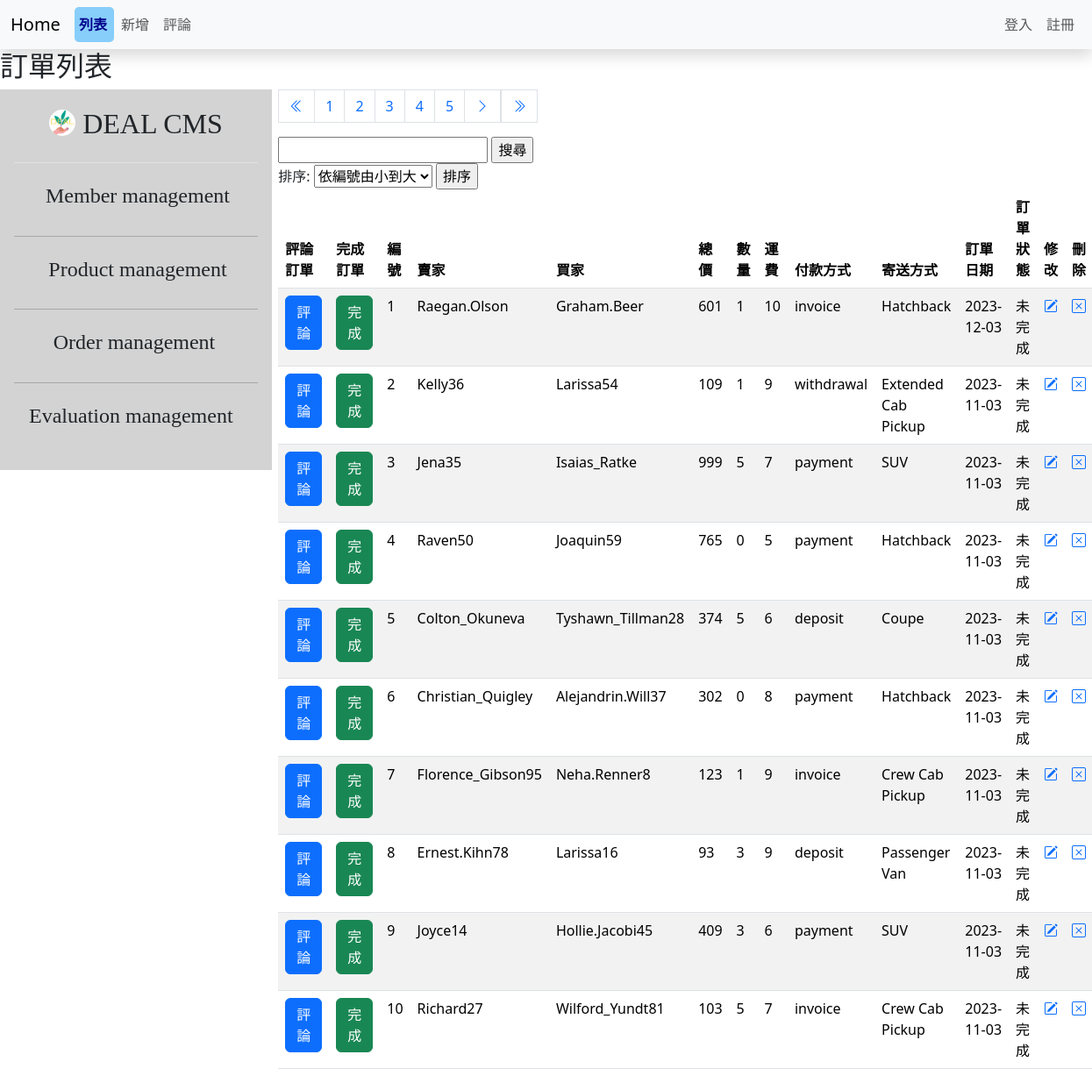
The page /list_admin.php on the database its author committed.
### tables this page shows
CREATE TABLE `order_fake` (
  `id` int NOT NULL,
  `sellername` varchar(200) NOT NULL,
  `buyername` varchar(255) NOT NULL,
  `total_price` int NOT NULL,
  `total_amount` int NOT NULL,
  `shipment_fee` int NOT NULL,
  `payment_status` varchar(200) NOT NULL,
  `shipment_status` varchar(200) NOT NULL,
  `order_date` date NOT NULL,
  `status` varchar(255) NOT NULL
);

### list_admin.php (the view, shortened to what this page needs)
<?php require __DIR__ . "/parts/db_link.php";
$title = '訂單列表';
$page = isset($_GET['page']) ? intval($_GET['page']) : 1;
$perPage = 10;
$total_sql = "SELECT COUNT(1) FROM order_fake ";
$total_rows = $pdo->query($total_sql)->fetch(PDO::FETCH_NUM)[0];
$total_pages = ceil($total_rows / $perPage);
if (isset($_SESSION["sortType"])) {
	$sortType = $_SESSION["sortType"];
} else {
	$sortType = "idSmall";
}
if ($sortType == "priceSmall") {
	$sql = sprintf("SELECT * FROM order_fake order by total_price LIMIT %s, %s", ($page - 1) * $perPage, $perPage);
} else if ($sortType == "priceBig") {
	$sql = sprintf("SELECT * FROM order_fake order by total_price desc LIMIT %s, %s", ($page - 1) * $perPage, $perPage);
} else if ($sortType == "idBig") {
	$sql = sprintf("SELECT * FROM order_fake order by id desc LIMIT %s, %s", ($page - 1) * $perPage, $perPage);
} else {
	$sql = sprintf("SELECT * FROM order_fake LIMIT %s, %s", ($page - 1) * $perPage, $perPage);
}
if (isset($_GET["keyword"]) && $_GET["keyword"] != "") {
	$keyword = "%" . $_GET["keyword"] . "%";
	$sql = "SELECT * FROM order_fake WHERE
			sellername LIKE ? OR
			buyername LIKE ? OR
			total_price LIKE ? OR
			total_amount LIKE ? OR
			shipment_status LIKE ? OR
			shipment_fee LIKE ? OR
			status LIKE ?
			ORDER BY id DESC";
	$stmt = $pdo->prepare($sql);
	$stmt->bindValue(1, $keyword, PDO::PARAM_STR);
	$stmt->bindValue(2, $keyword, PDO::PARAM_STR);
	$stmt->bindValue(3, $keyword, PDO::PARAM_STR);
	$stmt->bindValue(4, $keyword, PDO::PARAM_STR);
	$stmt->bindValue(5, $keyword, PDO::PARAM_STR);
	$stmt->bindValue(6, $keyword, PDO::PARAM_STR);
	$stmt->bindValue(7, $keyword, PDO::PARAM_STR);
	$stmt->execute();
	$rows = $stmt->fetchAll(PDO::FETCH_ASSOC);
}
else {
	$rows = $pdo->query($sql)->fetchAll();
}
?>
<?php include __DIR__ . "/parts/header.php" ?>
<?php include __DIR__ . "/parts/navbar.php" ?>
<div class="contain">
	<h2><?= $title ?></h2>
	<div class="contain">
		<div class="row">
			<div class="col-3">
				<?php include __DIR__ . "/parts/sidebar.php" ?>
			</div>
			<div class="col-9">
				<div class="contain">
					<div class="row">
						<div class="col">
							<nav aria-label="Page navigation example">
								<ul class="pagination">
									<li>
										<a class="page-link" href="?page=<?= 1 ?>" aria-label="Next">
											<i class="bi bi-chevron-double-left"></i>
										</a>
									</li>
									<?php if ($page - 2 < 1): ?>
										<?php for ($i = 1; $i <= 5; $i++): ?>
											<li class="page-item"><a class="page-link" href="?page=<?= $i ?>"><?= $i ?></a></li>
										<?php endfor ?>
									<?php elseif ($page + 2 > $total_pages): ?>
										<?php for ($i = $total_pages - 4; $i <= $total_pages; $i++): ?>
											<li class="page-item"><a class="page-link" href="?page=<?= $i ?>"><?= $i ?></a></li>
										<?php endfor ?>
									<?php endif ?>
									<li class="page-item">
										<?php if ($page < $total_pages): ?>
											<a class="page-link" href="?page=<?= $page + 1 ?>" aria-label="Next">
												<i class="bi bi-chevron-right"></i>
											</a>
										<?php endif ?>
									</li>
									<li>
										<a class="page-link" href="?page=<?= $total_pages ?>" aria-label="Next">
											<i class="bi bi-chevron-double-right"></i>
										</a>
									</li>
								</ul>
							</nav>
						</div>
					</div>
					<div class="row">
						<div class="col">
							<form action="list.php" method="GET" id="searchForm" name="searchForm">
								<input type="text" name="keyword" id="keyword">
								<input type="submit" value="搜尋">
							</form>
							<form action="list.php" method="post" id="sortForm" name="sortform">
								<label for="sortType">排序:</label>
								<select name="sortType" id="sortType">
									<option value="idSmall">依編號由小到大</option>
								</select>
								<input type="submit" value="排序">
							</form>
							<table class="table table-striped">
								<thead>
									<tr>
										<th scope="col">評論訂單</th>
										<th scope="col">完成訂單</th>
										<th scope="col">編號</th>
										<th scope="col">賣家</th>
										<th scope="col">買家</th>
										<th scope="col">總價</th>
										<th scope="col">數量</th>
										<th scope="col">運費</th>
										<th scope="col">付款方式</th>
										<th scope="col">寄送方式</th>
										<th scope="col">訂單日期</th>
										<th scope="col">訂單狀態</th>
										<th scope="col">修改</th>
										<th scope="col">刪除</th>
									</tr>
								</thead>
								<tbody>
									<?php foreach ($rows as $r): ?>
										<tr>
											<td><a href="eval_add.php?sid=<?= $r["id"] ?>"><button type="button" class="btn btn-primary">
														評論</button></a></td>
											<td><a href="javascript: completeIt(<?= $r["id"] ?>)"><button type="button" class="btn btn-success">
														完成</button></a></td>
											<td><?= $r["id"] ?></td>
											<td><?= $r["sellername"] ?></td>
											<td><?= $r["buyername"] ?></td>
											<td><?= $r["total_price"] ?></td>
											<td><?= $r["total_amount"] ?></td>
											<td><?= $r["shipment_fee"] ?></td>
											<td><?= $r["payment_status"] ?></td>
											<td><?= $r["shipment_status"] ?></td>
											<td><?= htmlentities($r["order_date"]) ?></td>
											<td><?= $r["status"] ?></td>
											<td><a href="edit.php?sid=<?= $r["id"] ?>"><i class="bi bi-pencil-square"></i></a></td>
											<td><a href="javascript: deleteIt(<?= $r["id"] ?>)"><i class="bi bi-x-square"></i></a></td>
										</tr>
									<?php endforeach ?>
								</tbody>
							</table>
						</div>
					</div>
				</div>
			</div>
		</div>
	</div>
	<?php include __DIR__ . "/parts/footer.php" ?>

### rows shown on the page
order_fake: id "1", sellername "Raegan.Olson", buyername "Graham.Beer", total_price "601", total_amount "1", shipment_fee "10", payment_status "invoice", shipment_status "Hatchback", order_date "2023-12-03", status "未完成"
order_fake: id "2", sellername "Kelly36", buyername "Larissa54", total_price "109", total_amount "1", shipment_fee "9", payment_status "withdrawal", shipment_status "Extended Cab Pickup", order_date "2023-11-03", status "未完成"
order_fake: id "3", sellername "Jena35", buyername "Isaias_Ratke", total_price "999", total_amount "5", shipment_fee "7", payment_status "payment", shipment_status "SUV", order_date "2023-11-03", status "未完成"
order_fake: id "4", sellername "Raven50", buyername "Joaquin59", total_price "765", total_amount "0", shipment_fee "5", payment_status "payment", shipment_status "Hatchback", order_date "2023-11-03", status "未完成"
order_fake: id "5", sellername "Colton_Okuneva", buyername "Tyshawn_Tillman28", total_price "374", total_amount "5", shipment_fee "6", payment_status "deposit", shipment_status "Coupe", order_date "2023-11-03", status "未完成"
order_fake: id "6", sellername "Christian_Quigley", buyername "Alejandrin.Will37", total_price "302", total_amount "0", shipment_fee "8", payment_status "payment", shipment_status "Hatchback", order_date "2023-11-03", status "未完成"
order_fake: id "7", sellername "Florence_Gibson95", buyername "Neha.Renner8", total_price "123", total_amount "1", shipment_fee "9", payment_status "invoice", shipment_status "Crew Cab Pickup", order_date "2023-11-03", status "未完成"
order_fake: id "8", sellername "Ernest.Kihn78", buyername "Larissa16", total_price "93", total_amount "3", shipment_fee "9", payment_status "deposit", shipment_status "Passenger Van", order_date "2023-11-03", status "未完成"
order_fake: id "9", sellername "Joyce14", buyername "Hollie.Jacobi45", total_price "409", total_amount "3", shipment_fee "6", payment_status "payment", shipment_status "SUV", order_date "2023-11-03", status "未完成"
order_fake: id "10", sellername "Richard27", buyername "Wilford_Yundt81", total_price "103", total_amount "5", shipment_fee "7", payment_status "invoice", shipment_status "Crew Cab Pickup", order_date "2023-11-03", status "未完成"

### other values the page prints
$title "訂單列表"
